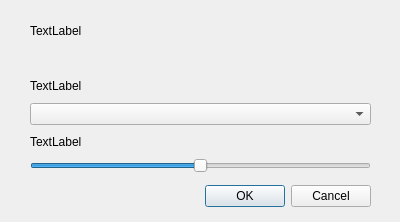
<?xml version="1.0" encoding="UTF-8"?>
<ui version="4.0">
 <class>Dialog</class>
 <widget class="QDialog" name="Dialog">
  <property name="geometry">
   <rect>
    <x>0</x>
    <y>0</y>
    <width>400</width>
    <height>222</height>
   </rect>
  </property>
  <property name="windowTitle">
   <string>Dialog</string>
  </property>
  <widget class="QDialogButtonBox" name="buttonBox">
   <property name="geometry">
    <rect>
     <x>30</x>
     <y>180</y>
     <width>341</width>
     <height>32</height>
    </rect>
   </property>
   <property name="orientation">
    <enum>Qt::Horizontal</enum>
   </property>
   <property name="standardButtons">
    <set>QDialogButtonBox::Cancel|QDialogButtonBox::Ok</set>
   </property>
  </widget>
  <widget class="QWidget" name="">
   <property name="geometry">
    <rect>
     <x>30</x>
     <y>20</y>
     <width>341</width>
     <height>153</height>
    </rect>
   </property>
   <layout class="QVBoxLayout" name="verticalLayout">
    <item>
     <widget class="QLabel" name="label_input_data">
      <property name="text">
       <string>TextLabel</string>
      </property>
     </widget>
    </item>
    <item>
     <widget class="QgsFileWidget" name="mQgsFileWidget"/>
    </item>
    <item>
     <widget class="QLabel" name="label_style">
      <property name="text">
       <string>TextLabel</string>
      </property>
     </widget>
    </item>
    <item>
     <widget class="QComboBox" name="comboBox_style"/>
    </item>
    <item>
     <widget class="QLabel" name="label_opacity">
      <property name="text">
       <string>TextLabel</string>
      </property>
     </widget>
    </item>
    <item>
     <widget class="QSlider" name="horizontalSlider_opacity">
      <property name="maximum">
       <number>100</number>
      </property>
      <property name="singleStep">
       <number>1</number>
      </property>
      <property name="value">
       <number>50</number>
      </property>
      <property name="orientation">
       <enum>Qt::Horizontal</enum>
      </property>
     </widget>
    </item>
   </layout>
  </widget>
 </widget>
 <customwidgets>
  <customwidget>
   <class>QgsFileWidget</class>
   <extends>QWidget</extends>
   <header>qgsfilewidget.h</header>
  </customwidget>
 </customwidgets>
 <resources/>
 <connections>
  <connection>
   <sender>buttonBox</sender>
   <signal>accepted()</signal>
   <receiver>Dialog</receiver>
   <slot>accept()</slot>
   <hints>
    <hint type="sourcelabel">
     <x>248</x>
     <y>254</y>
    </hint>
    <hint type="destinationlabel">
     <x>157</x>
     <y>274</y>
    </hint>
   </hints>
  </connection>
  <connection>
   <sender>buttonBox</sender>
   <signal>rejected()</signal>
   <receiver>Dialog</receiver>
   <slot>reject()</slot>
   <hints>
    <hint type="sourcelabel">
     <x>316</x>
     <y>260</y>
    </hint>
    <hint type="destinationlabel">
     <x>286</x>
     <y>274</y>
    </hint>
   </hints>
  </connection>
 </connections>
</ui>
